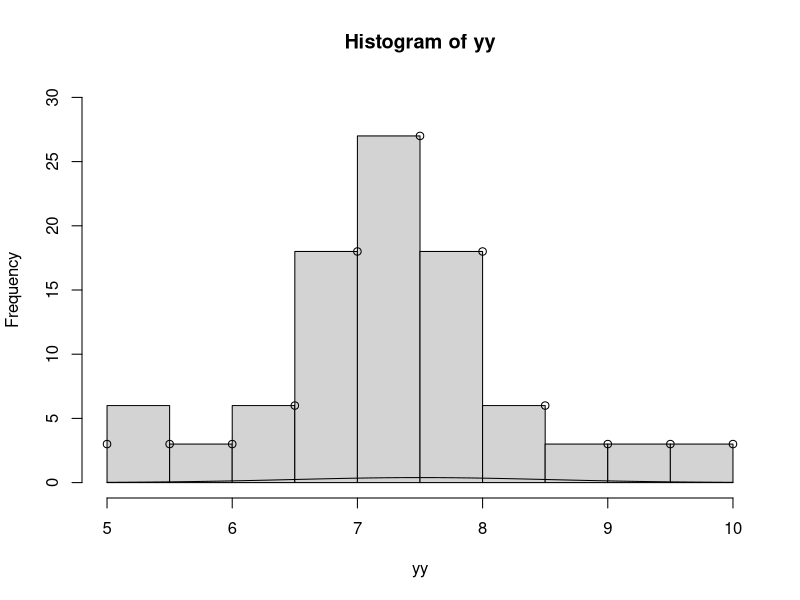

Write R code to recreate this figure.
del = .5
x1 = 5
x2 = 10

me = 7.5
sd1 = .5

x = seq(x1, x2, del)

d = dnorm(x, mean=me, sd = sd1)

cat('valores de x: ', x, '\n')
cat('valores de densidad: ', d, '\n')

y = round(3*10*d+3)

cat('valores de conteos: ', y, '\n')

#plot(x, y)

val = 1/(sd1*sqrt(2*pi))

print(val)

#text(me, val, '+')

yy =c()

np1 = length(x)


for (i in 1:np1){
 x1 = x[i]
 nx = y[i]
 xx = rep(x1, nx)
 yy = c(yy, xx)
}


cat('frecuencias credas: ', yy, '\n')

hist(yy, ylim=c(0,30))

points(x, y)


me = mean(yy)
sd1 = sd(yy)

cat ('media frecuencias generadas= ', me, '\n')
cat ('sd frecuencias generadas: ', sd1, '\n')


y0 = dnorm(me, mean=me, sd=sd1)
x = seq(5, 10, .1)

dd = dnorm(x, mean=me, sd=sd1)

print(dd)

yy = y0*sd1*sqrt(2*pi)*dd

points(x, yy, type='l')






